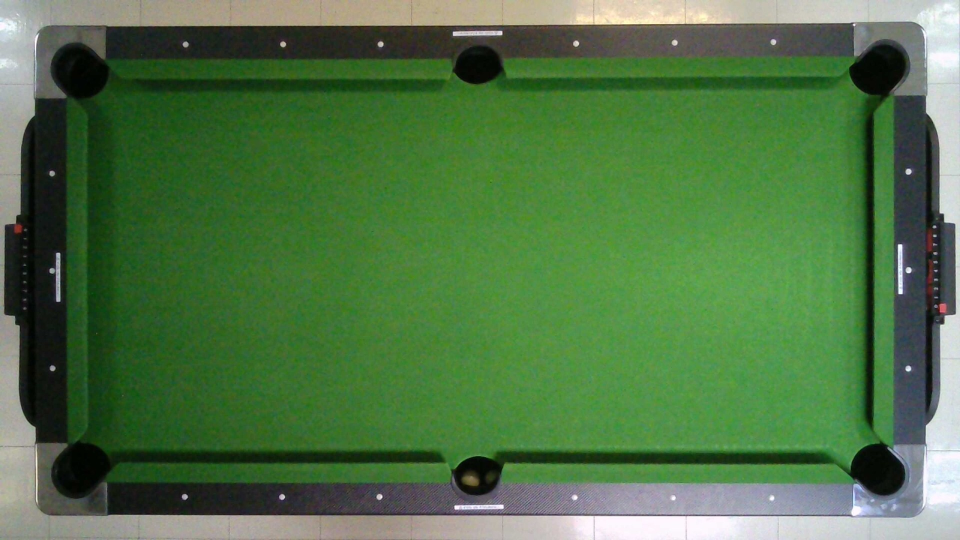
#> input picture Test_Perspective/new.jpg, 1920 x 1080 px, given in place of the camera (shown at 1/2 size)
$ python TestPerspective_Soclose.py
#> lines starting #> are read from the running program, lines starting #| are printed output that depends on the picture
import numpy as np
import cv2

vidcap = cv2.VideoCapture(0)
width = 1920
height = 1080
vidcap.set(cv2.CAP_PROP_FRAME_HEIGHT, 1080)
vidcap.set(cv2.CAP_PROP_FRAME_WIDTH, 1920)
calib_data_path = "./arUco/calib_data/MultiMatrix1.npz"

calib_data = np.load(calib_data_path)
#> (reads arUco/calib_data/MultiMatrix1.npz from the repository)
print(calib_data.files)

cam_mat = calib_data["camMatrix"]
dist_coef = calib_data["distCoef"]
r_vectors = calib_data["rVector"]
t_vectors = calib_data["tVector"]
while True:
    succuess, img = vidcap.read()
#> img is the input picture: shape (1080, 1920, 3); mean B, G, R 70.1, 116.8, 79.5
    frame = img
    # Undistort the frame
    frame = cv2.undistort(frame, cam_mat, dist_coef)
    #mac = cv2.resize(mac, (1895, 880))
    tl = (261, 62)
    bl = (179, 927)
    tr = (1693, 72)
    br = (1749, 942)
    # [4 lines of commented-out code are left out]
    cv2.circle(frame, tl, 3, (0, 0, 255), -1)
#> frame: shape (1080, 1920, 3); mean B, G, R 67.6, 113.4, 76.9
    cv2.circle(frame, bl, 3, (0, 0, 255), -1)
#> frame: shape (1080, 1920, 3); mean B, G, R 67.6, 113.4, 76.9
    cv2.circle(frame, tr, 3, (0, 0, 255), -1)
#> frame: shape (1080, 1920, 3); mean B, G, R 67.6, 113.4, 76.9
    cv2.circle(frame, br, 3, (0, 0, 255), -1)
#> frame: shape (1080, 1920, 3); mean B, G, R 67.6, 113.4, 76.9
    cv2.line(frame, tl, bl, (0, 255, 0), 2)
    cv2.line(frame, bl, br, (0, 255, 0), 2)
    cv2.line(frame, br, tr, (0, 255, 0), 2)
    cv2.line(frame, tl, tr, (0, 255, 0), 2)
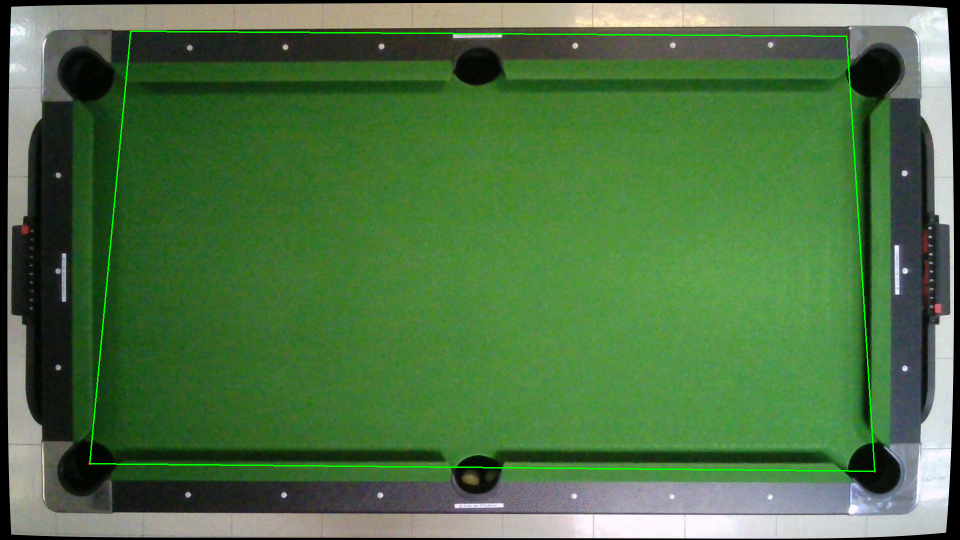
#> frame: shape (1080, 1920, 3) (shown at 1/2 size); mean B, G, R 67.3, 114.6, 76.5
    pts1 = np.float32([tl, bl, tr, br])
    pts2 = np.float32([[0, 0], [0, height], [width, 0], [width, height]])

    matrix = cv2.getPerspectiveTransform(pts1, pts2)
    # Compute the perspective transform M
    tansformed_frame = cv2.warpPerspective(frame, matrix, (width, height))
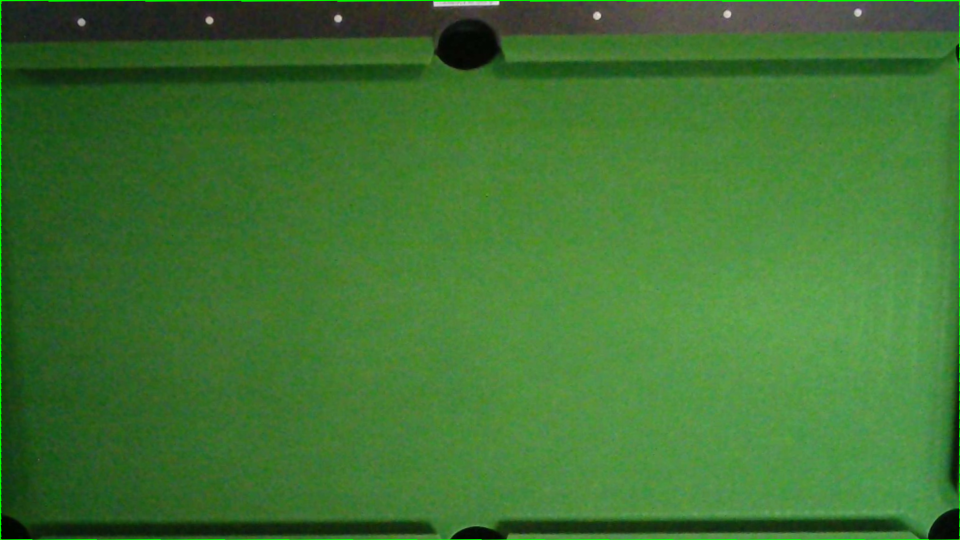
#> tansformed_frame: shape (1080, 1920, 3) (shown at 1/2 size); mean B, G, R 49.8, 116.6, 62.8

    roi = tansformed_frame[160:1080, 0:1920]  # y1:y2, x1:x2
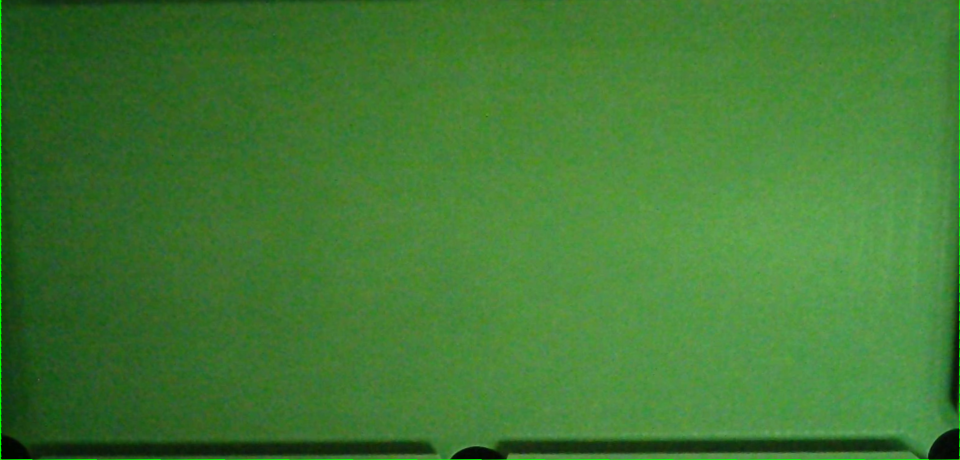
#> roi: shape (920, 1920, 3) (shown at 1/2 size); mean B, G, R 51.3, 122.9, 64.9

    # Define the width and height of the ROI
    roi_width = roi.shape[1]
#> roi_width = 1920
    roi_height = roi.shape[0]
#> roi_height = 920

    # Load the image you want to put on the ROI
    overlay = cv2.imread('iMac - 30.png')
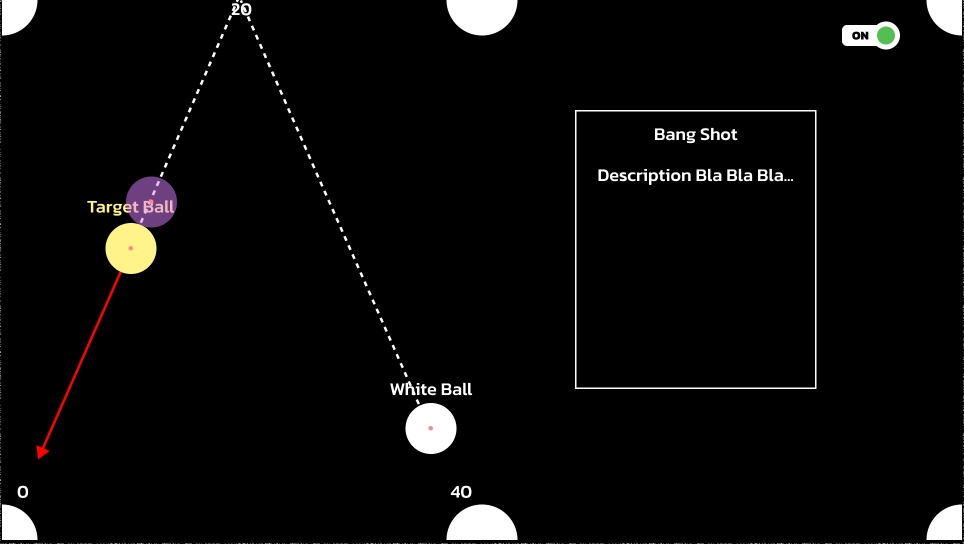
#> input picture iMac - 30.png, 1928 x 1088 px, found by its file name (shown at 1/2 size)
#> overlay is the input picture: shape (1088, 1928, 3); mean B, G, R 8.8, 9.1, 9.6
    # Resize the overlay to fit the ROI
    overlay_resized = cv2.resize(overlay, (roi_width, roi_height))
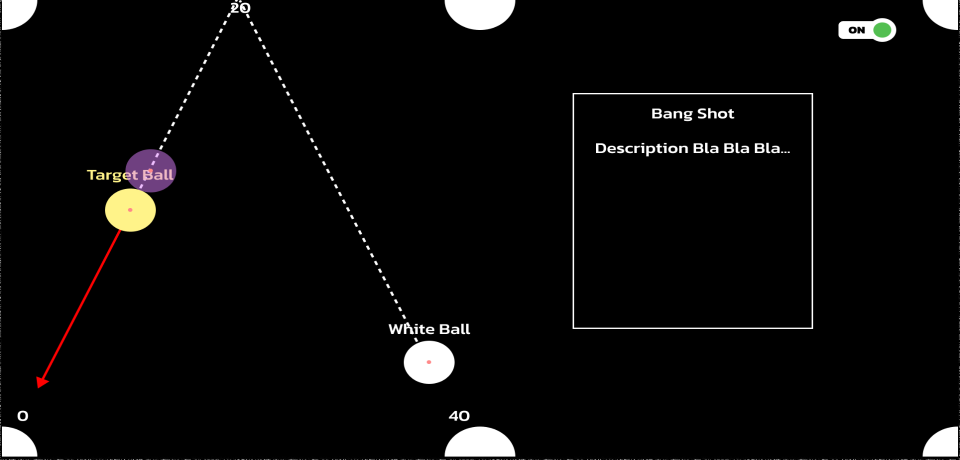
#> overlay_resized: shape (920, 1920, 3) (shown at 1/2 size); mean B, G, R 8.8, 9.1, 9.6
    # Use cv2.addWeighted() to blend the images
    alpha = 0.5
    beta = 1 - alpha
    dst = cv2.addWeighted(roi, alpha, overlay_resized, beta, 0)
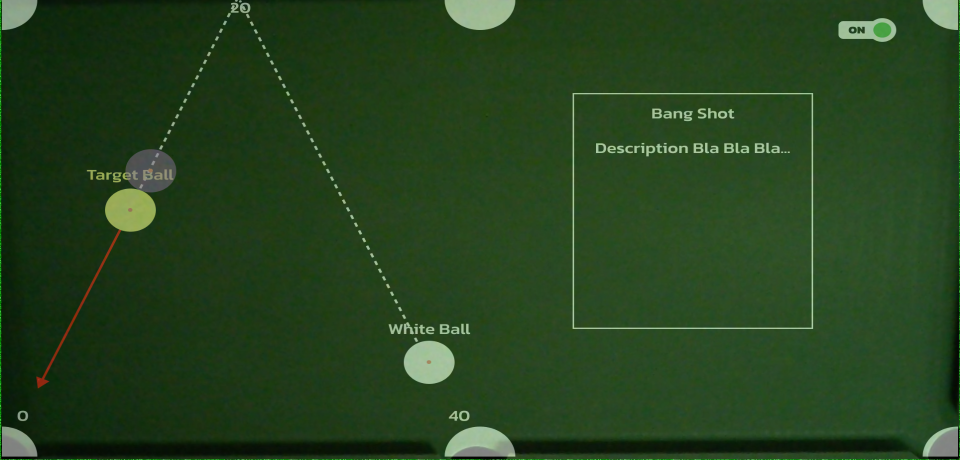
#> dst: shape (920, 1920, 3) (shown at 1/2 size); mean B, G, R 30.1, 66, 37.3
    # Replace the ROI in the original image with the blended image
    tansformed_frame[160:1080, 0:1920] = dst
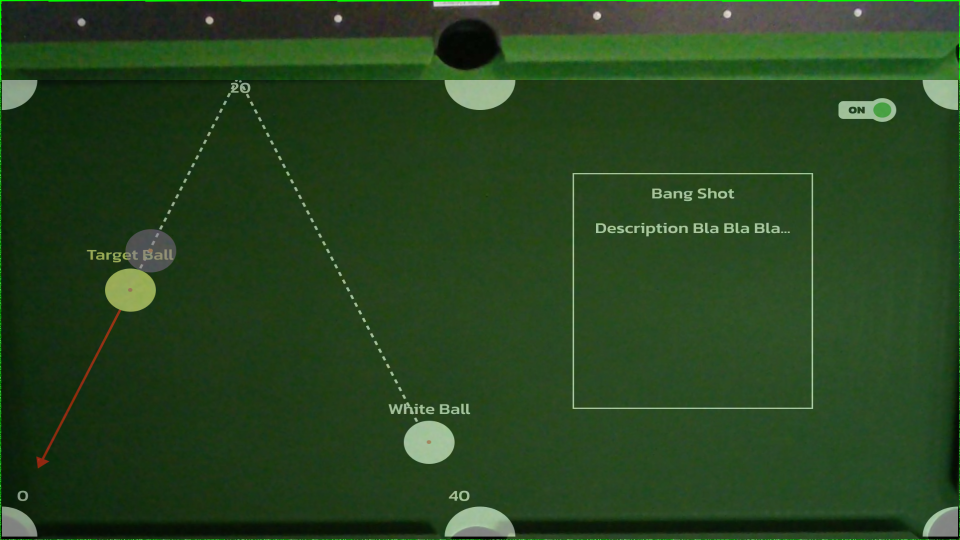
#> tansformed_frame: shape (1080, 1920, 3) (shown at 1/2 size); mean B, G, R 31.7, 68.1, 39.2

    cv2.namedWindow('Test_Perspectice',cv2.WND_PROP_FULLSCREEN)
    cv2.setWindowProperty('Test_Perspectice', cv2.WND_PROP_FULLSCREEN, cv2.WINDOW_FULLSCREEN)
    cv2.imshow("Test_Perspectice", tansformed_frame)
    cv2.imshow("Test", frame)
    #cv2.imshow("Test_Projector", new_image)

    if cv2.waitKey(1) == 27:
#> (key Esc is pressed here)
        break
